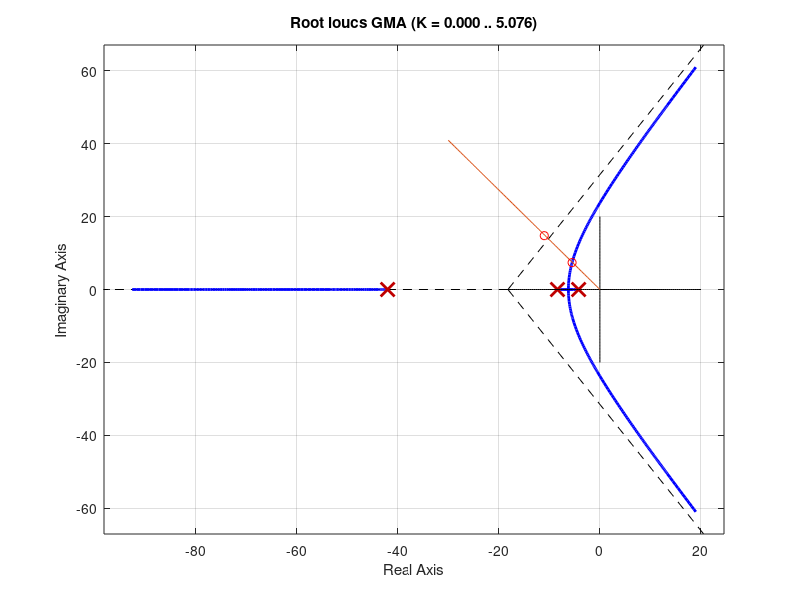
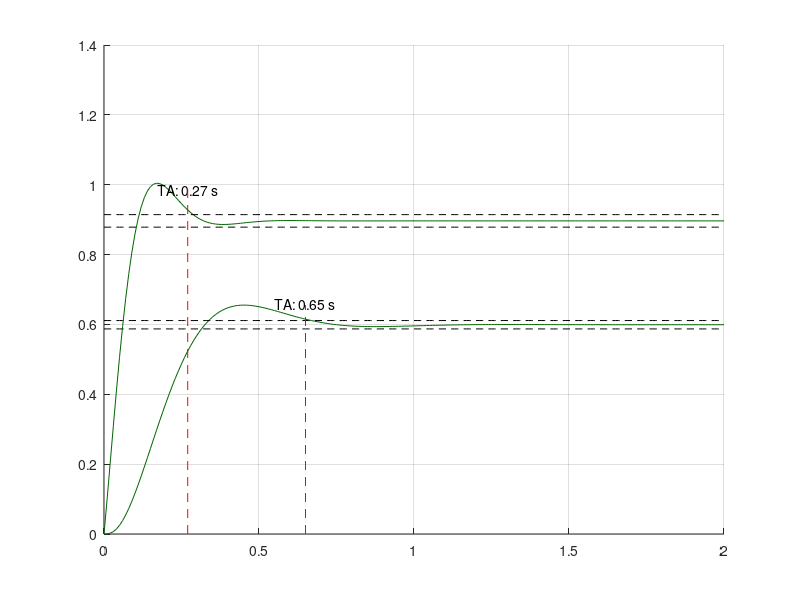
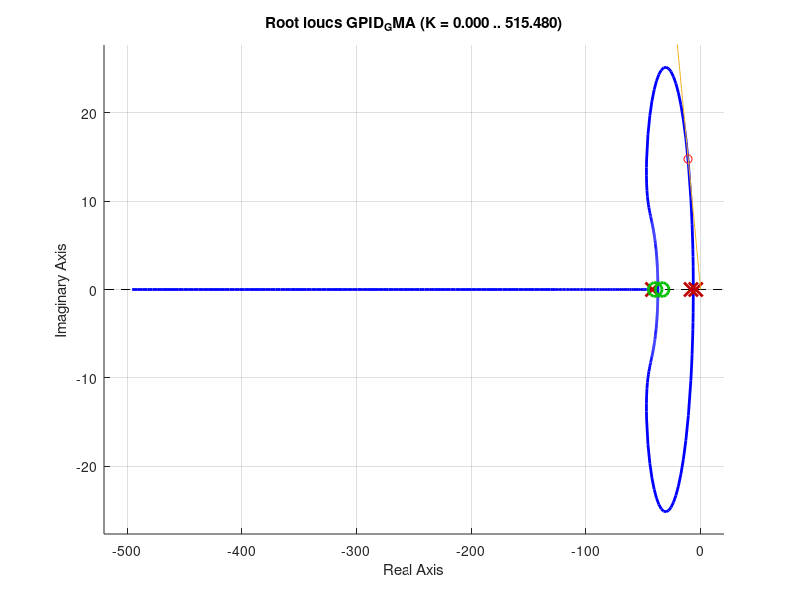

MATLAB code to generate these figures, in order:

%Antônio Víctor Gonçalves Dias -- Controlador PID


clc;
clear;
pkg load control;

N = 42;
t = 0:0.01:2;
mp = 0.1;
polo1 = -N;
polo2 = -N/5;
polo3 = -N/10;
num = N^3;
den = conv(conv([1 -polo1], [1 -polo2]), [1 -polo3]);
GMA = tf(num, den);

figure 1;  clf;%=======================
rlocus(GMA);
legend off;
hold on;
imaginaryAxis = linspace(-20, 20);
realAxis = zeros(size(imaginaryAxis));
plot(imaginaryAxis, realAxis, 'k');
plot(realAxis, imaginaryAxis, 'k');

%calculando o fator de amortecimento
df = (-log(mp)) / sqrt((pi^2) + (log(mp))^2);
phaseAngle = 180 - acosd(df);

%plotando o ângulo de fase
phaseAngleStraight = linspace(0,-30);
phaseAngleFunction = tand(phaseAngle)*phaseAngleStraight;
plot(phaseAngleStraight, phaseAngleFunction);

%[x, y] = ginput(1);
%Px = x + 1i*y;
Px = -5.5056 + 7.3846i;
plot(real(Px),imag(Px), 'ro');

%1)a)================================================================
%encontrando kp
k=-polyval(GMA.den{1},Px)/(polyval(GMA.num{1},Px));
k=abs(real(k));
GC_kp = feedback(k*GMA,1);

%Plotando o sinal compensado apenas com o kp
figure 2; clf;%================================
grid on;
hold on;
[PV, t] = step(GC_kp, t);
plot(t,PV,'color','#006400');

%1)b)================================================================
%Plotando o tempo de acomodação pro critério de 2%
hold on;
PV_final = PV(end);
vetorFixo = repmat(PV_final, 1, length(t));
plot(t,0.98*vetorFixo,'k--');
plot(t,1.02*vetorFixo,'k--');

yflip = flip(PV);
idxTa = find((yflip>=1.02*PV_final)|(yflip<=0.98*PV_final),1);
indice_acomodacao = length(PV)-idxTa;  % inverte o índice
t_acomodacao = t(indice_acomodacao);
text((t_acomodacao*0.9 + t_acomodacao*1.1) / 2, PV_final*1.1, sprintf('TA: %s s',num2str(t_acomodacao)), 'HorizontalAlignment', 'center');
line([t_acomodacao, t_acomodacao], [min(PV), max(PV)], 'Color', 'red', 'LineStyle', '--');

%2===================================================================
%Setando o novo Px para aumentar a velocidade da resposta transitória
figure 1
hold on;
Px2 = Px*2;
plot(real(Px2),imag(Px2), 'ro');


%Encontrando o controlador PID
polos_GMA = eig(GMA);
ang_polos_GMA = arg(Px2-polos_GMA)*180/pi;
somaPolos = sum(ang_polos_GMA);
ang_Z1 = somaPolos - 180;
coordx = real(Px2);coordx
coordy = imag(Px2);coordy = -coordy
Z1 = (coordx + coordy)/tan(ang_Z1);
Z2 = polo1*0.8;

GPID_GMA = tf(conv([1 -Z1],[1 -Z2]),den);

figure 3; clf;
hold on;
rlocus(GPID_GMA);
plot(real(Px2),imag(Px2), 'ro');

%plotando o ângulo de fase
phaseAngleStraight = linspace(0,-30);
phaseAngleFunction = tand(phaseAngle)*phaseAngleStraight;
plot(phaseAngleStraight, phaseAngleFunction);
legend off;

%achando o novo K =
k2=-polyval(GPID_GMA.den{1},Px2)/(polyval(GPID_GMA.num{1},Px2));
k2=abs(real(k2));

GC_PID = feedback(k2*GPID_GMA,1);

%Plotando o sinal compensado com o PID
figure 2;%================================
grid on;
hold on;
[PV3, t] = step(GC_PID, t);
plot(t,PV3,'color','#006400');

%Plotando o tempo de acomodação pro critério de 2 na saída do PID%
hold on;
PV_final_PID = PV3(end);
vetorFixo2 = repmat(PV_final_PID, 1, length(t));
plot(t,0.98*vetorFixo2,'k--');
plot(t,1.02*vetorFixo2,'k--');

yflip = flip(PV3);
idxTa = find((yflip>=1.02*PV_final_PID)|(yflip<=0.98*PV_final_PID),1);
indice_acomodacao2 = length(PV3)-idxTa;  % inverte o índice
t_acomodacao2 = t(indice_acomodacao2);
text((t_acomodacao2*0.9 + t_acomodacao2*1.1) / 2, PV_final_PID*1.1, sprintf('TA: %s s',num2str(t_acomodacao2)), 'HorizontalAlignment', 'center');
line([t_acomodacao2, t_acomodacao2], [min(PV3), max(PV3)], 'Color', 'red', 'LineStyle', '--');

%4)==================================================================================================
%Pode-se concluir que, utilizando o método de análise do lugar das raíses
%é possível definir um compensador PID de forma satisfatória, seja lá quais
%forem as especificações de overshoot e acomodação.
%Em virtude disso, leva-se a acreditar que o PID desempenha um papel fundamental
%no controle de sistemas dinâmicos, oferecendo uma abordagem versátil e eficaz. Seu uso
% adequado e ajuste cuidadoso podem resultar em sistemas estáveis e com
% desempenho satisfatório em uma ampla variedade de aplicações.
